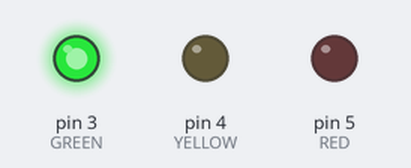
Bench run of a sketch on a simulated Arduino Uno, built with avr-gcc and run on an emulated ATmega328P. On the bench: output pins drawn as LEDs (lit = HIGH).

Above: at 1.5 s.
At 3.5 s:
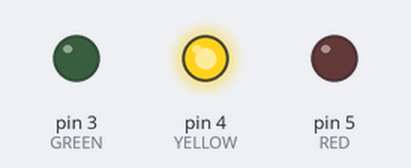
At 5.0 s:
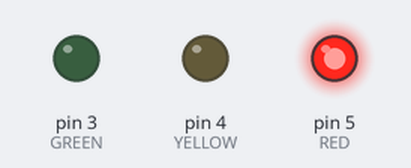
Timing chart, 0 to 7.8 s (numbered marks = the images above):
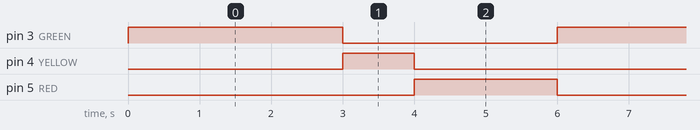

Measured:
- by itself, pin 3 (GREEN): alternates HIGH for 3.0 s and LOW for 3.0 s
- by itself, pin 4 (YELLOW): alternates HIGH for 1.0 s and LOW for 5.0 s
- by itself, pin 5 (RED): alternates HIGH for 2.0 s and LOW for 4.0 s

The sketch:

stoplight_basic.ino
```cpp
// initializing variables for the stoplight; these correspond to
// which arduino pins each LED is plugged into
int GREEN = 3;
int YELLOW = 4;
int RED = 5;

// basic functions, here we specify that we're sending information
// to the LED
void setup() {
  pinMode(GREEN, OUTPUT);
  pinMode(YELLOW, OUTPUT);
  pinMode(RED, OUTPUT);

}

// run the stoplight
void loop() {
  digitalWrite(GREEN, HIGH); // turn on green light
  delay(3000); // keep on for 3 seconds
  digitalWrite(GREEN, LOW); // turn off green light
  digitalWrite(YELLOW, HIGH); // turn on yellow light
  delay(1000); // keep on for 1 second
  digitalWrite(YELLOW, LOW); // turn off yellow light
  digitalWrite(RED, HIGH); // turn on red light
  delay(2000); // keep of for 2 seconds
  digitalWrite(RED, LOW); // turn red light over
  // repeat the loop!
}
```
